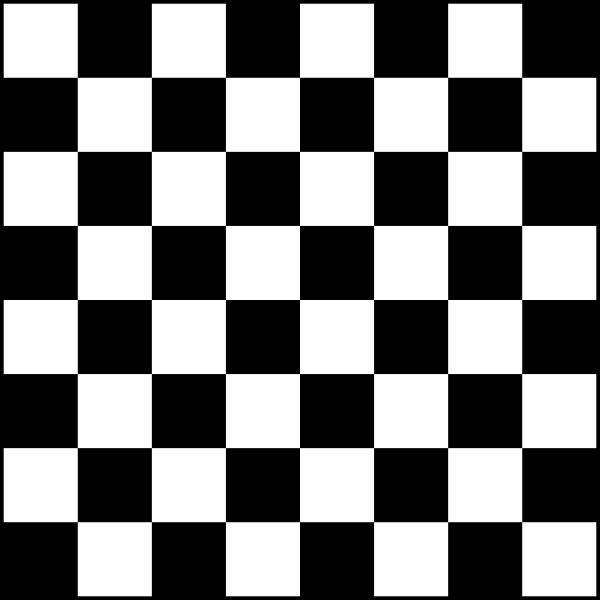
#> input picture assets/chessboard.png, 1200 x 1200 px, found by its file name (shown at 1/2 size)
$ python basics6.py
#> lines starting #> are read from the running program, lines starting #| are printed output that depends on the picture; after the words box and inside, x2 and y2 are one past the last pixel; in counts of white or black regions, pixels touching at a corner belong together
import numpy as np
import cv2
import random

img = cv2.imread('./assets/chessboard.png')
#> img is the input picture: shape (1200, 1200, 3); min 0, max 255, mean 124.4
img = cv2.resize(img, (0,0), fx=0.5, fy=0.5)
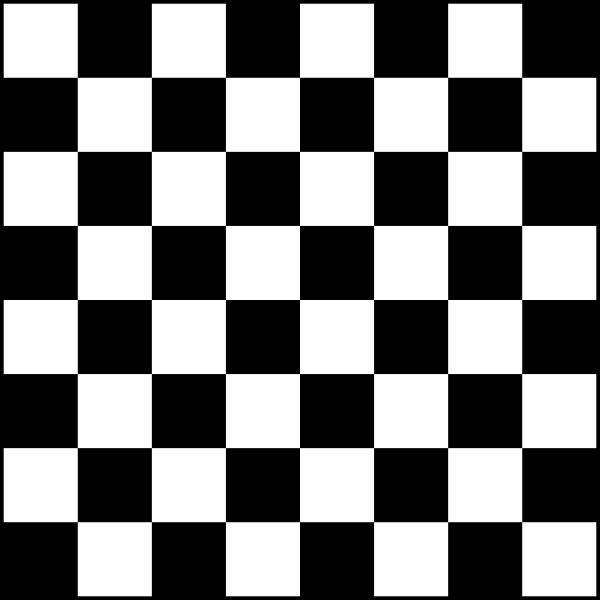
#> img: shape (600, 600, 3); min 0, max 255, mean 124.4
gray = cv2.cvtColor(img, cv2.COLOR_BGR2GRAY)

#goodFeaturesToTrack(Frame, Nth best corners, tolerance (0 -> 1 where 1 is the best), euclidean distance of between corners)
corners = cv2.goodFeaturesToTrack(gray, 100, 0.01, 10)
#> corners = 79 rows, first 8: [300, 300], [299, 373], [226, 300], [373, 299], [300, 226], [226, 373], [373, 226], [373, 373]

corners = np.int0(corners) #turn the corners array elements into integers

for corner in corners:
    x, y = corner.ravel() #flatten 3D array
    cv2.circle(img, (x, y), 5, (255, 0, 0), -1)
#> this loop made 79 passes
#> (x, y) on passes 1 to 12: (300, 300), (299, 373), (226, 300), (373, 299), (300, 226), (226, 373), (373, 226), (373, 373), (226, 226), (448, 300), (151, 299), (300, 448)
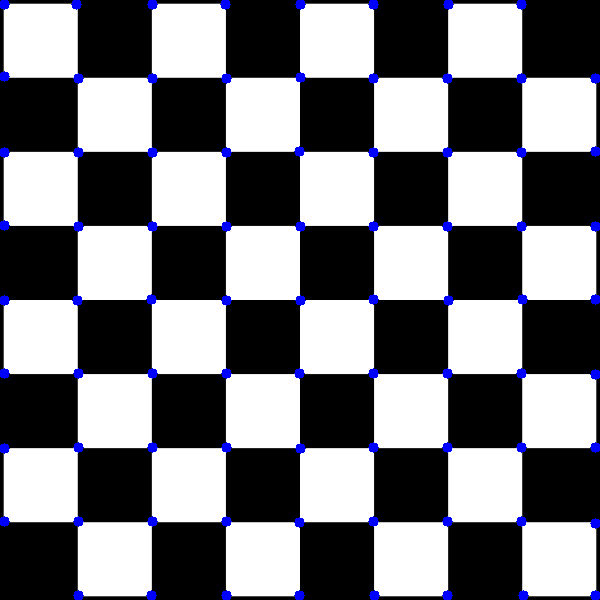
#> img: shape (600, 600, 3); 1.77% of pixels changed, all inside (x1, y1, x2, y2) = (0, 0, 600, 600)

for i in range(len(corners)):
    for j in range(len(corners)):
        corner1 = tuple(corners[i][0])  #can just use 0 because there is only 1 coordinate per array
        corner2 = tuple(corners[j][0])
        color = tuple(map(lambda x: int(x), np.random.randint(0, 255, size=3)))  #making a tuple of 3 digits that correspond to a BGR color, typecast to 8 bit int
        cv2.line(img, corner1, corner2, color, 1)
#> this loop made 79 passes
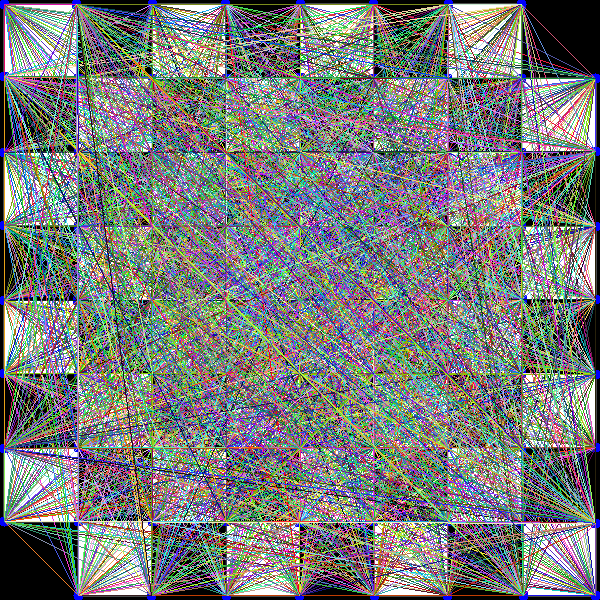
#> img: shape (600, 600, 3); mean B, G, R 122.8, 123.8, 120.9


cv2.imshow('Frame', img)
cv2.waitKey(0)
cv2.destroyAllWindows()

$ run again, with assets/face.png copied over assets/chessboard.png
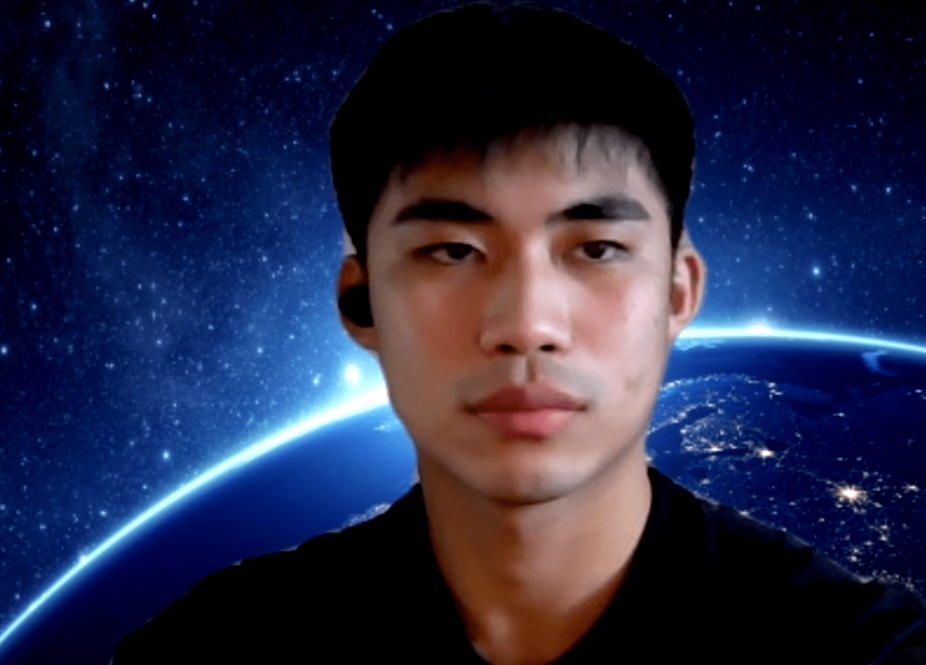
#> input picture assets/face.png, 1851 x 1329 px, found by its file name (shown at 1/2 size)
#> img is the input picture: shape (1329, 1851, 3); mean B, G, R 69.6, 41, 37.9
#> `gray = cv2.cvtColor(img, cv2.COLOR_BGR2GRAY)`:
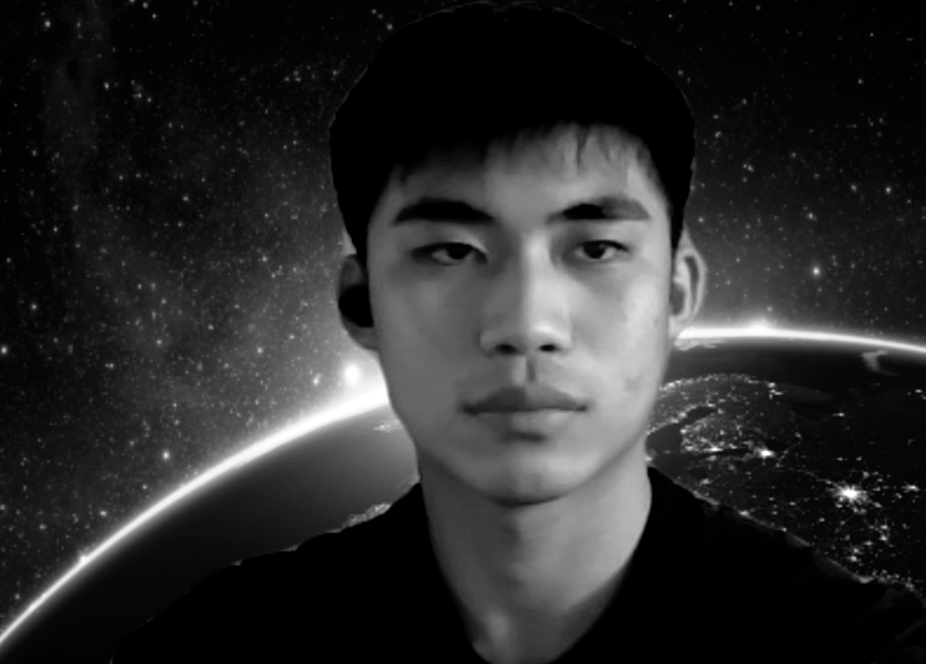
#> gray: shape (664, 926); min 0, max 255, mean 43.4
#> corners = 100 rows, first 8: [773, 384], [886, 527], [785, 529], [882, 538], [841, 505], [769, 453], [842, 414], [855, 550]
#> the loop `for corner in corners:` made 100 passes
#> the loop `for i in range(len(corners)):` made 100 passes
#> after the loop `for i in range(len(corners)):`:
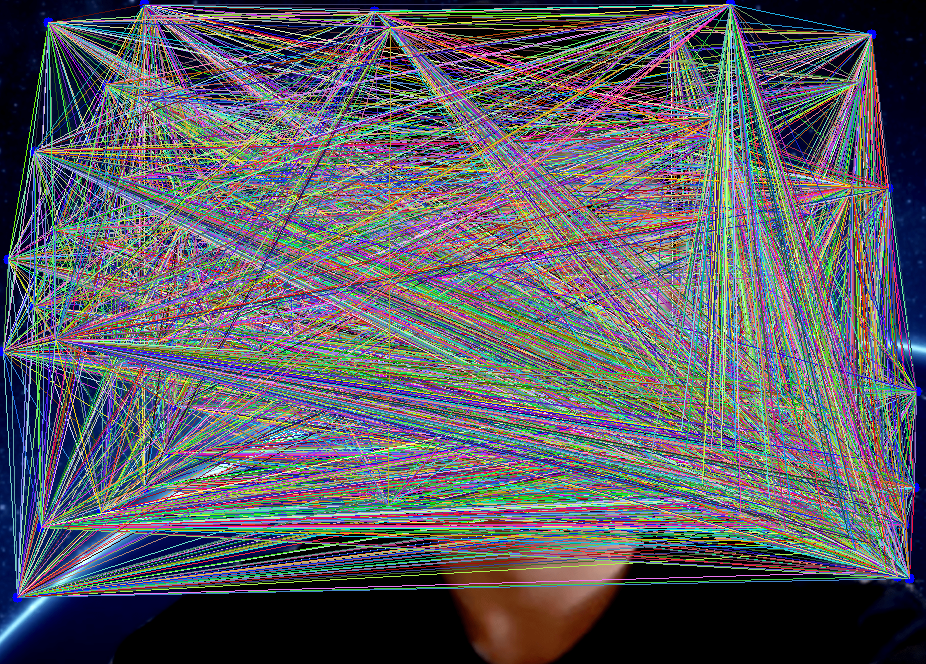
#> img: shape (664, 926, 3); mean B, G, R 100.1, 91.9, 91.6
